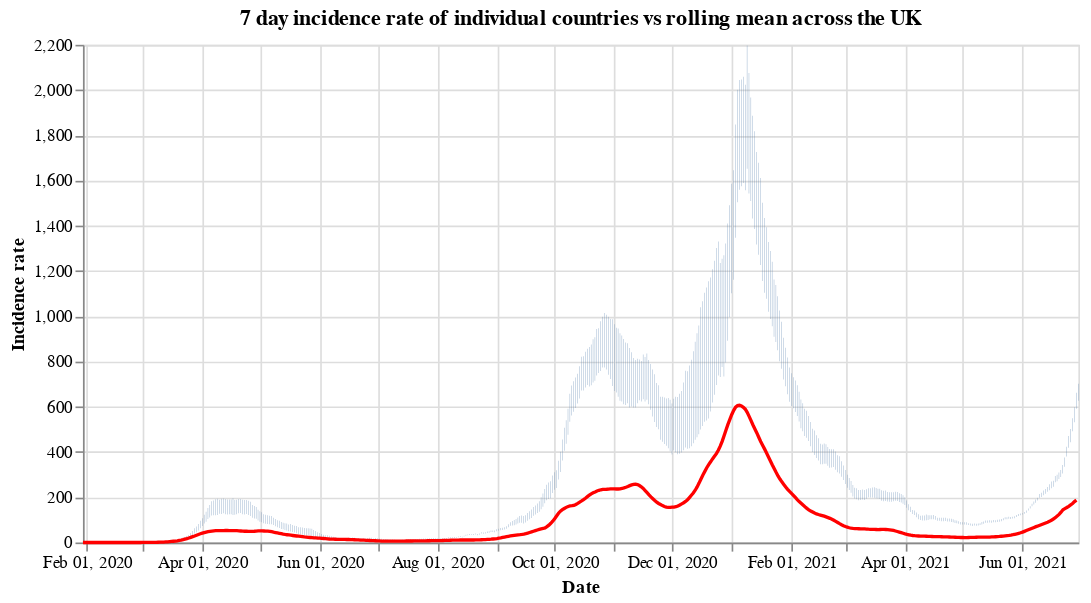

Source (notebook cell):
### Code cell
#collapse
countries = uk_cases['areaName'].unique()
countries.sort()

selection = alt.selection_single(
    name='Select',
    fields=['areaName'],
    init={'areaName': 'Wales'},
    bind={'areaName': alt.binding_select(options=countries)}
)

# scatter plot, modify opacity based on selection
bars = alt.Chart(uk_cases).mark_bar().add_selection(
    selection
).encode(
    x=alt.X("yearmonthdate(date):T", axis=alt.Axis(title='Date')),
    y=alt.Y("weeklyCasesRate:Q", axis=alt.Axis(title='Incidence rate')),
    tooltip='weeklyCasesRate:Q',
    opacity=alt.condition(selection, alt.value(1), alt.value(0))
).properties(title=f'7 day incidence rate of individual countries vs rolling mean across the UK', width=600)

line = alt.Chart(overview_cases).mark_line(
    color='red',
    size=2,
).transform_window(
    rolling_mean='mean(weeklyCasesRate)',
    frame=[0, 7]
).encode(
    x='yearmonthdate(date):T',
    y='rolling_mean:Q'
)

alt.layer(bars, line)

### Figure 1 — Vega-Lite specification as saved in the notebook (floating-point values rounded to 4 significant figures; data arrays with more than 128 entries replaced by an {"elided": "..."} marker saying what was removed)
{"config": {"view": {"continuousWidth": 400, "continuousHeight": 300}}, "layer": [{"data": {"name": "data-297abfde2c5a1c927dd2ffbe90d8fa78"}, "mark": "bar", "encoding": {"opacity": {"condition": {"value": 1, "selection": "Select"}, "value": 0}, "tooltip": {"type": "quantitative", "field": "weeklyCasesRate"}, "x": {"type": "temporal", "axis": {"title": "Date"}, "field": "date", "timeUnit": "yearmonthdate"}, "y": {"type": "quantitative", "axis": {"title": "Incidence rate"}, "field": "weeklyCasesRate"}}, "selection": {"Select": {"type": "single", "fields": ["areaName"], "init": {"areaName": "Wales"}, "bind": {"areaName": {"input": "select", "options": ["England", "Northern Ireland", "Scotland", "Wales"]}}}}, "title": "7 day incidence rate of individual countries vs rolling mean across the UK", "width": 600}, {"data": {"name": "data-89d06f63ac18e6282a1f30bf41658788"}, "mark": {"type": "line", "color": "red", "size": 2}, "encoding": {"x": {"type": "temporal", "field": "date", "timeUnit": "yearmonthdate"}, "y": {"type": "quantitative", "field": "rolling_mean"}}, "transform": [{"window": [{"op": "mean", "field": "weeklyCasesRate", "as": "rolling_mean"}], "frame": [0, 7]}]}], "$schema": "https://vega.github.io/schema/vega-lite/v4.8.1.json", "datasets": {"data-297abfde2c5a1c927dd2ffbe90d8fa78": {"elided": "1976 records"}, "data-89d06f63ac18e6282a1f30bf41658788": {"elided": "517 records"}}}
